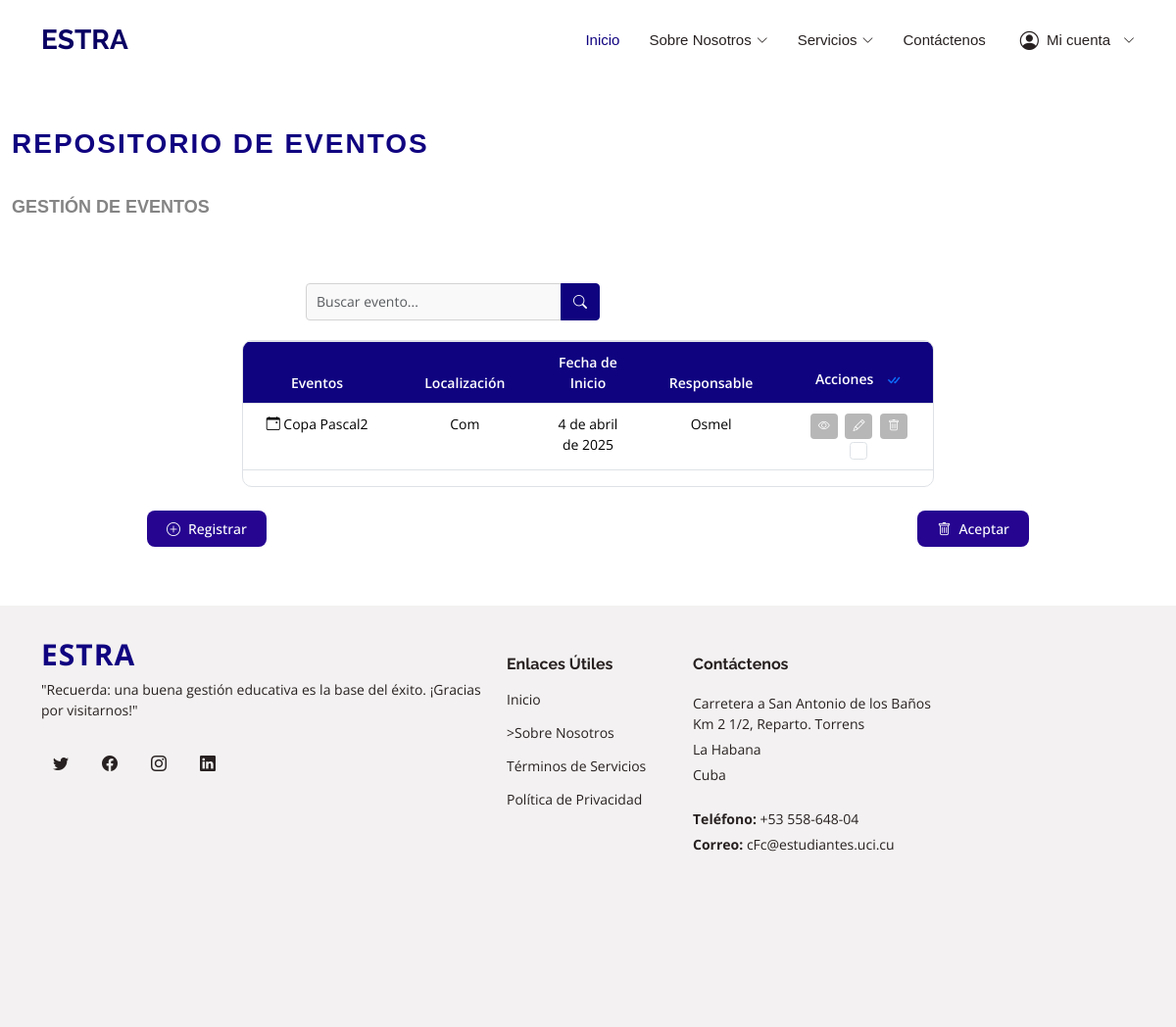
The app's page /eventos/, older data.
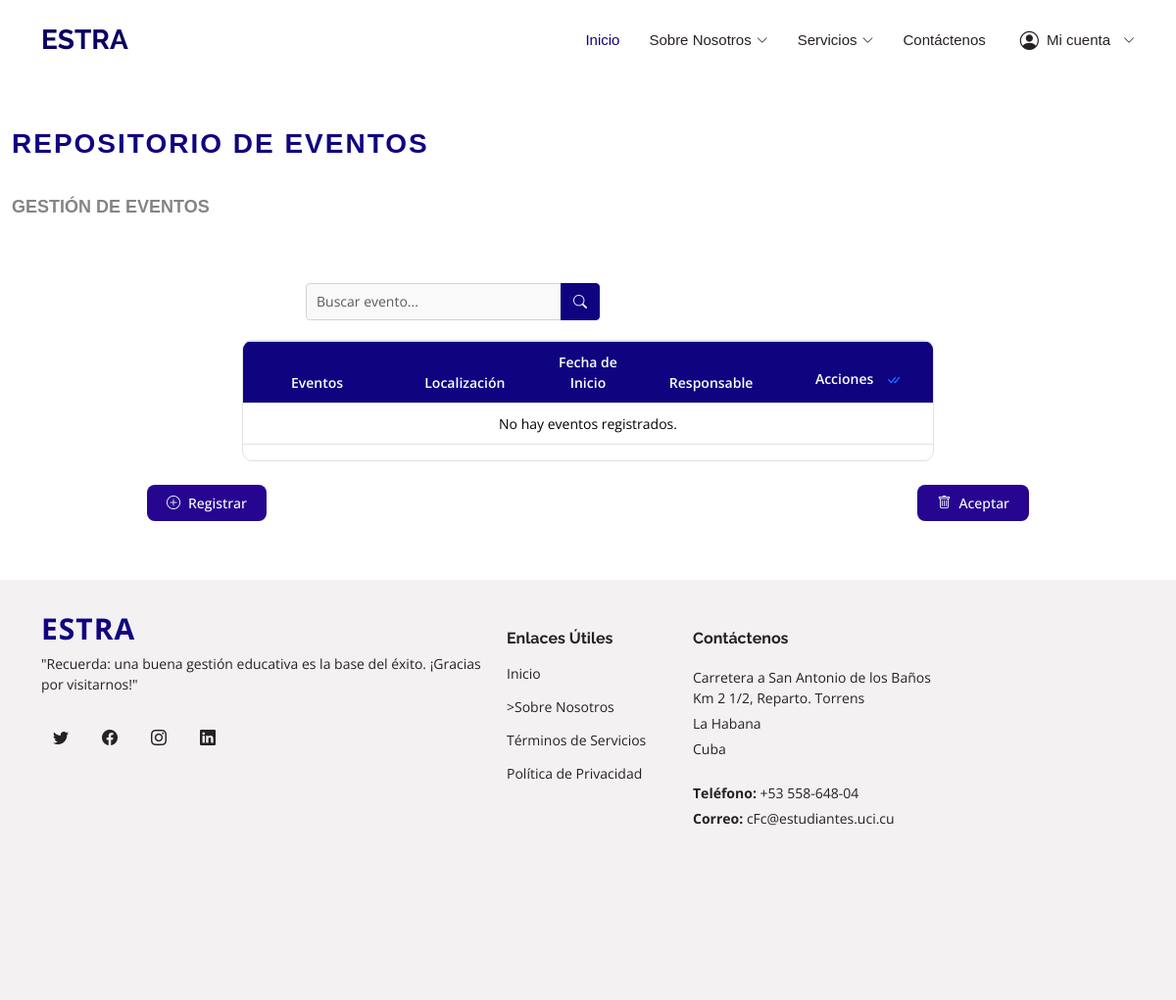
The same page, newer data.
### data_models/models.py (models this page shows, shortened)
class Evento(models.Model):
    nombre_evento = models.CharField(max_length=100)
    descripcion = models.TextField()
    fecha_inicio = models.DateField()
    fecha_fin = models.DateField()
    hora_inicio = models.TimeField()
    hora_fin = models.TimeField()
    ubicacion_evento = models.CharField(max_length=100)
    tipo_evento = models.CharField(
        max_length=20,
        choices=[
            ('academico', 'Académico'),
            ('cultural', 'Cultural'),
            ('deportivo', 'Deportivo'),
            ('social', 'Social'),
        ]
    )
    profesor_cargo = models.CharField(max_length=50)
    telefono_contacto = models.CharField(max_length=15)

### data_models/vistas/vistasEvento/views.py (the view)
# urls.py: path('eventos/', visualizarEventos, name='eventos'),
def visualizarEventos(request):
    query = request.GET.get('q', '')
    if query:
        eventos = Evento.objects.filter(
            Q(nombre__icontains=query) |
            Q(curso__icontains=query) |
            Q(anio_escolar__icontains=query) |
            Q(grupo__icontains=query) |
            Q(autor__icontains=query)
        )
    else:
        eventos = Evento.objects.all()
    return render(request, 'eventos.html', {
        'eventos': eventos,
        'query': query
    })

### templates/eventos.html (shortened to what the changed rows need)
{% load static %}
<!DOCTYPE html>
<html lang="es">
<head>
  <link href="{% static 'assets/vendor/animate.css/animate.min.css' %}" rel="stylesheet">
  <link href="{% static 'assets/vendor/bootstrap/css/bootstrap.min.css' %}" rel="stylesheet">
  <link href="{% static 'assets/vendor/bootstrap-icons/bootstrap-icons.css' %}" rel="stylesheet">
  <link href="{% static 'assets/vendor/boxicons/css/boxicons.min.css' %}" rel="stylesheet">
  <link href="{% static 'assets/vendor/glightbox/css/glightbox.min.css' %}" rel="stylesheet">
  <link href="{% static 'assets/vendor/remixicon/remixicon.css' %}" rel="stylesheet">
  <link href="{% static 'assets/vendor/swiper/swiper-bundle.min.css' %}" rel="stylesheet">
  <link href="{% static 'assets/css/style.css' %}" rel="stylesheet">
</head>
<body>
  <header id="header" class="d-flex align-items-center fixed-top">
    <div class="container d-flex align-items-center">
      <h1 class="logo me-auto"><a href="{% url 'pagina_principal' %}">ESTRA</a></h1>
    </div>
  </header>
  <main id="main">
<section id="eventos" class="eventos section-bg">
  <div class="container-fluid">
    <div class="section-title">
      <h2>Repositorio de Eventos</h2>
      <br>
      <br>
    </div>
    <form id="form-eliminar-eventos" method="POST" action="{% url 'eliminar_eventos' %}">
      <div id="tabla-eventos" class="table-container">
        <div id="tabla-eventos-resposive" class="table-responsive">
          <table id="tablita-eventos" class="table table-bordered table-hover custom-table">
            <thead>
              <tr>
                <th>Eventos</th>
                <th>Localización</th>
                <th>Fecha de Inicio</th>
                <th> Responsable</th>
                <th>
                  Acciones
                  <button id="btn-seleccionar-todo" class="btn btn-link p-0 ms-2" title="Seleccionar Todo">
                    <i class="bi bi-check-all"></i>
                  </button>
                </th>
              </tr>
            </thead>
            <tbody>
              {% for evento in eventos %}
              <tr data-id="{{evento.id}}">
                <td>
                  <i class="bi bi-calendar-event"></i> {{ evento.nombre_evento }}
                </td>
                <td>{{ evento.ubicacion_evento }}</td>
                <td>{{ evento.fecha_inicio }}</td>
                <td>{{ evento.profesor_cargo }}</td>
                <td>
                  <button type="button"  class="btn btn-action btn-ver-detalles" data-id="{{ evento.id }}" title="Ver Detalles">
                    <i class="bi bi-eye"></i>
                  </button>
                  <button type="button" class="btn btn-action btn-modificar" data-id="{{ evento.id }}" title="Modificar">
                    <i class="bi bi-pencil"></i>
                  </button>
                  <button type="button" class="btn btn-action btn-eliminar" data-id="{{ evento.id }}" title="Eliminar">
                    <i class="bi bi-trash"></i>
                  </button>
                  <input type="checkbox" class="form-check-input seleccionar-fila" name="eventos[]" value="{{ evento.id }}">
                </td>
              </tr>
              {% empty %}
              <tr>
                <td colspan="5" class="text-center">No hay eventos registrados.</td>
              </tr>
              {% endfor %}
            </tbody>
          </table>
        </div>
      </div>
    </form>
  </div>
</section>
  </main>
</body>
</html>

Row changes from the older to the newer data that the page shows:
removed Evento: nombre_evento "Copa Pascal2", ubicacion_evento "Com", fecha_inicio "4 de abril de 2025", profesor_cargo "Osmel"
Text that changed along with them:
text now shown: "No hay eventos registrados."
